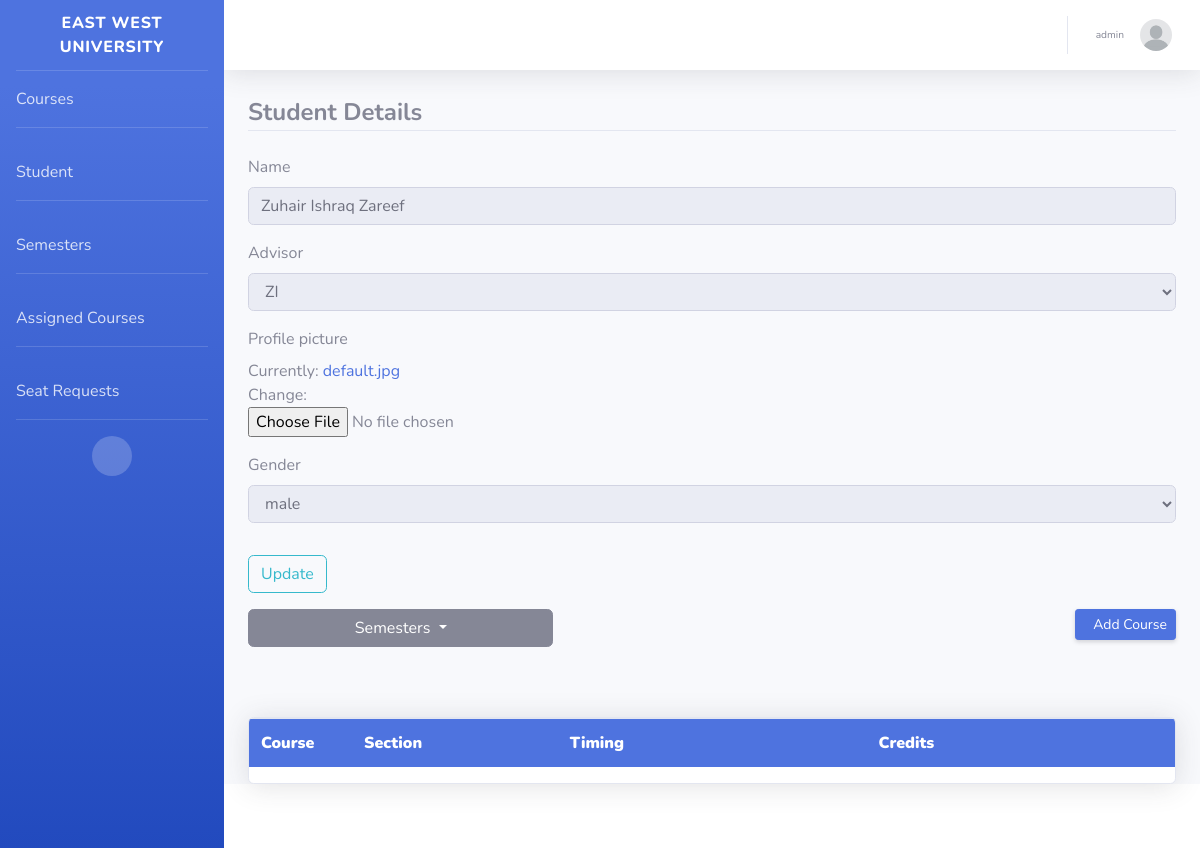
/student-detail/2019-2-60-022 (signed in), run on the app's committed database.
### advising_portal/models.py (models this page shows, shortened)
class Faculty(models.Model):
    GENDERS = (
        (MALE, MALE),
        (FEMALE, FEMALE),
        (OTHER, OTHER)
    )
    faculty_id = models.CharField(max_length=100, primary_key=True)
    name = models.CharField(max_length=30)
    initials = models.CharField(max_length=10)
    profile_picture = models.ImageField(default='default.jpg', upload_to=image_directory_path, storage=image_storage)
    gender = models.CharField(max_length=10, choices=GENDERS, default=MALE)
    date_of_birth = models.DateField(null=True)
    address = models.CharField(max_length=30)
    username = models.OneToOneField(User, on_delete=models.SET_NULL, null=True)
    created_at = models.DateTimeField(default=timezone.now)
    created_by = models.ForeignKey(User, on_delete=models.SET_NULL, null=True, related_name='faculty_creator')
    updated_at = models.DateTimeField(null=True)
    updated_by = models.ForeignKey(User, on_delete=models.SET_NULL, null=True, related_name='faculty_updater')
    history = HistoricalRecords()
    def __str__(self):
        return self.initials

class Student(models.Model):
    GENDERS = (
        (MALE, MALE),
        (FEMALE, FEMALE),
        (OTHER, OTHER)
    )
    student_id = models.CharField(max_length=100, primary_key=True)
    name = models.CharField(max_length=30)
    advisor = models.ForeignKey(Faculty, on_delete=models.SET_NULL, null=True)
    profile_picture = models.ImageField(default='default.jpg', upload_to=image_directory_path, storage=image_storage)
    date_of_birth = models.DateField(null=True)
    address = models.CharField(max_length=30)
    gender = models.CharField(max_length=10, choices=GENDERS, default=MALE)
    username = models.OneToOneField(User, on_delete=models.SET_NULL, null=True)
    created_at = models.DateTimeField(default=timezone.now)
    created_by = models.ForeignKey(User, on_delete=models.SET_NULL, null=True, related_name='student_creator')
    updated_at = models.DateTimeField(null=True)
    updated_by = models.ForeignKey(User, on_delete=models.SET_NULL, null=True, related_name='student_updater')
    history = HistoricalRecords()

### users/decorators.py (the view)
        def wrapper_func(request, *args, **kwargs):
            group = None
            if request.user.groups.exists():
                group = request.user.groups.all()[0].name
            if group in allowed_roles:
                return view_func(request, *args, **kwargs)
            else:
                return render(request, 'advising_portal/401.html')

### advising_portal/forms.py (shortened to what this page needs)
class FacultyStudentUpdateForm(forms.ModelForm):
    class Meta:
        model = Student
        fields = ('name', 'advisor', 'profile_picture', 'gender')
    def __init__(self, *args, **kwargs):
        super(FacultyStudentUpdateForm, self).__init__(*args, **kwargs)
        self.fields['name'].widget.attrs['readonly'] = True
        self.fields['advisor'].widget.attrs['readonly'] = True
        self.fields['gender'].widget.attrs['readonly'] = True

### advising_portal/templatetags/custom_tags.py (called while the page is built)
@register.filter(name='has_group')
def has_group(user, group_name):
    return user.groups.filter(name=group_name).exists()

### advising_portal/templates/advising_portal/student_detail.html (shortened to what this page needs)
{% extends "advising_portal/base.html" %}
{% load crispy_forms_tags %}
{% block content %}
    <div class="content-section">
        <form method="POST">
            <fieldset class="form-group">
                <legend class="border-bottom mb-4"><strong>Student Details</strong></legend>
                {{ form|crispy }}
            </fieldset>
            <div class="form-group">
                <button class="btn btn-outline-info" type="submit">Update</button>
            </div>
        </form>
    </div>
    <div class="row">
        <div class="semesters-dropdown-menu col-8">
            <div class="dropdown">
                <button class="btn btn-secondary dropdown-toggle w-50" type="button" id="dropdownMenuButton" data-toggle="dropdown" aria-haspopup="true" aria-expanded="false">
                    Semesters
                </button>
            </div>
        </div>
        <div class="col-4" align="right">
            <a href="{% url 'student-panel-portal' 'recommended' %}?student_id={{ student_id }}" class="d-none d-sm-inline-block btn btn-sm btn-primary shadow-sm">
                <i class="fas fa-download fa-sm text-white-50"></i>Add Course</a>
        </div>
        <div class="col-12">
            <div class="table-responsive card shadow right-table-align">
                <table class="table table-striped">
                    <tbody>
                    <tr>
                        <th class="col-md-1"><b>Course</b></th>
                        <th class="col-md-2"><b>Section</b></th>
                        <th class="col-md-3"><b>Timing</b></th>
                        <th class="col-md-3"><b>Credits</b></th>
                    </tr>
                    </tbody>
                </table>
            </div>
        </div>
    </div>
{% endblock content %}

### advising_portal/templates/advising_portal/base.html (shortened to what this page needs)
{% load static %}
{% load custom_tags %}
<!DOCTYPE html>
<html lang="en">
<head>
    <link href="{% static 'advising_portal/requirements/fontawesome-free/css/all.min.css' %}" rel="stylesheet" type="text/css">
    <link href="{% static 'advising_portal/css/basic.min.css' %}" rel="stylesheet">
    <link href="{% static 'advising_portal/css/my_css.css' %}" rel="stylesheet">
</head>
<body id="page-top">
<div id="wrapper">
    <ul class="navbar-nav bg-gradient-primary sidebar sidebar-dark accordion" id="accordionSidebar">
        <a class="sidebar-brand d-flex align-items-center justify-content-center" href="{% url 'student-panel-home' %}">
            <div class="sidebar-brand-text mx-3">East West University</div>
        </a>
        <hr class="sidebar-divider my-0">
        {% if user|has_group:"student" %}
            <li class="nav-item">
                <a class="nav-link" href="{% url 'student-panel-portal' 'recommended' %}">
                    Advising
                </a>
            </li>
            <hr class="sidebar-divider">
            <li class="nav-item">
                <a class="nav-link" href="{% url 'student-panel-advised-courses' %}">
                    Advised Courses
                </a>
            </li>
            <hr class="sidebar-divider">
            <li class="nav-item">
                <a class="nav-link" href="{% url 'student-panel-request-section-list-view' %}">
                    Seat Request
                </a>
            </li>
            <hr class="sidebar-divider">
            <li class="nav-item">
                <a class="nav-link" href="{% url 'student-panel-grade-report' %}">
                    Grade Report
                </a>
            </li>
            <hr class="sidebar-divider d-none d-md-block">
        {% else %}
            <li class="nav-item">
                <a class="nav-link" href="{% url 'faculty-panel-course-list' %}">
                    Courses
                </a>
            </li>
            <hr class="sidebar-divider">
            <li class="nav-item">
                <a class="nav-link" href="{% url 'faculty-panel-student-list' %}">
                    Student
                </a>
            </li>
            <hr class="sidebar-divider">
            <li class="nav-item">
                <a class="nav-link" href="{% url 'faculty-panel-semester-list' %}">
                    Semesters
                </a>
            </li>
            <hr class="sidebar-divider">
            <li class="nav-item">
                <a class="nav-link" href="{% url 'faculty-panel-assigned-sections' %}">
                    Assigned Courses
                </a>
            </li>
            <hr class="sidebar-divider">
            <li class="nav-item">
                <a class="nav-link" href="{% url 'faculty-panel-section-request-list' %}">
                    Seat Requests
                </a>
            </li>
            <hr class="sidebar-divider">
        {% endif %}
        <div class="text-center d-none d-md-inline">
            <button class="rounded-circle border-0" id="sidebarToggle"></button>
        </div>
    </ul>
    <div id="content-wrapper" class="d-flex flex-column">
        <div id="content">
            <nav class="navbar navbar-expand navbar-light bg-white topbar mb-4 static-top shadow">
                <ul class="navbar-nav ml-auto">
                    <li class="nav-item dropdown no-arrow">
                        <a class="nav-link dropdown-toggle" href="#" id="userDropdown" role="button"
                           data-toggle="dropdown" aria-haspopup="true" aria-expanded="false">
                            <span class="mr-2 d-none d-lg-inline text-gray-600 small">
                                    {% if user|has_group:"student" %}
                                        <span class="mr-2 d-none d-lg-inline text-gray-600 small">{{ user.student.name }}</span>
                                    {% else %}
                                        <span class="mr-2 d-none d-lg-inline text-gray-600 small">{{ user.faculty.name }}</span>
                                    {% endif %}
                                </span>
                            {% if user|has_group:"student" %}
                                <img class="img-profile rounded-circle" src="{{ user.student.profile_picture.url }}">
                            {% else %}
                                <img class="img-profile rounded-circle" src="{{ user.faculty.profile_picture.url }}">
                            {% endif %}
                        </a>
                    </li>
                </ul>
            </nav>
            <div class="container-fluid">
                {% block content %}{% endblock %}
            </div>
        </div>
        <footer class="sticky-footer bg-white">
        </footer>
    </div>
</div>
</body>
</html>

### advising_portal/static/advising_portal/css/my_css.css (style rules this page uses)
.right-table-align { margin-top: 40px; }
.right-table-align th { background-color: #4e73df; color: #ffffff; }
.semesters-dropdown-menu { padding-bottom: 30px; }

### data on the page
Student: name "Zuhair Ishraq Zareef", advisor "ZI", gender "male"

### other printed values
{{ user.faculty.name }} "admin"
